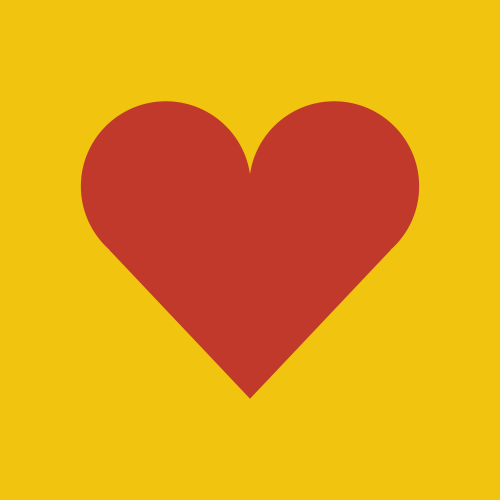
Frame 1 (no input)
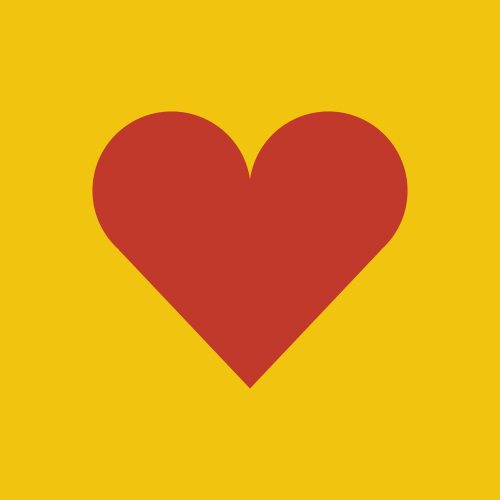
Frame 60 (the mouse pressed at the canvas centre just before this capture)
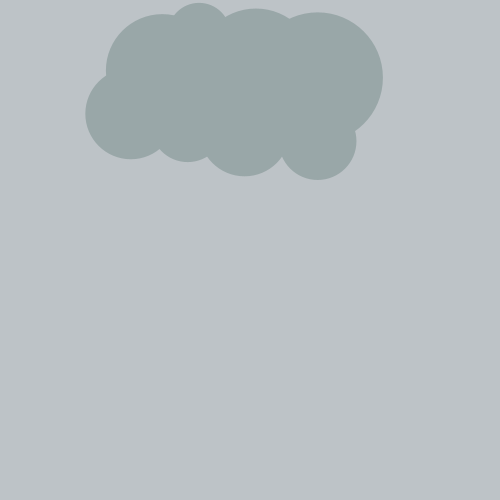
Frame 120 (the mouse held since frame 60 and released just before this capture)

The Processing sketch that drew these frames (run headless with seeded random() and noise(); from frame 60 on, the mouse is pressed at the canvas centre):

// Processing sketch: processing_172198
// ── processing_172198.pde

float schiggi =0;
float schwerkraft = 0.02;
float pickachu=0;
float speed = 0;
float x = 100;
float y = 0;
float spawner = 0;

void setup() {
  size(500, 500);
  //smooth();
  colorMode(RGB, 255, 255, 255);

  noStroke();
}


void draw() {



  float brim = map(sin(schiggi), -1, 1, 0.7, 1);
  float brim1 = map(sin(schiggi), -1, 1, 0.7, 1);
  float brim2 = map(sin(pickachu), -1, 1, 0.8, 0.82);
  float brim3 = map(sin(pickachu), -1, 1, 0.7, 0.72);

  pushMatrix();
  float change = map(mouseX, 0, 500, 1, 100);
  float rgb = map(mouseX, 0, 250, 241, 189); 
  float rgb2= map(mouseX, 0, 250, 196, 195); 
  float rgb3 = map(mouseX, 0, 250, 15, 199); 
  background(rgb, rgb2, rgb3);
  popMatrix();


  pushMatrix();
  float herzrgb1 = map(mouseX, 0, 250, 192, 149); 
  float herzrgb2= map(mouseX, 0, 250, 57, 165); 
  float herzrgb3 = map(mouseX, 0, 250, 43, 166);
  translate(width/2, height/2);
  scale(brim);

  if (brim>=0.95) {
    scale(brim1);
  }

  fill(herzrgb1, herzrgb2, herzrgb3);

  triangle(0, 175, -165.5, 0, 165.5, 0);

  ellipseMode(CENTER);
  rectMode(CENTER);
  rect(0, 0, 100, 150);
  ellipse(99, -75, 200, 200);
  ellipse(-99, -75, 200, 200);
  popMatrix();


  println( sin(schiggi) );
  schiggi +=0.06;
  println(sin(pickachu));
  pickachu +=0.03;


  pushMatrix();
  float bgfarbe1 = map(mouseX, 250, 500, 189, 44);
  float bgfarbe2 = map(mouseX, 250, 500, 195, 62);
  float bgfarbe3 = map(mouseX, 250, 500, 199, 80);


  if (mouseX >= 250) {
    background(bgfarbe1, bgfarbe2, bgfarbe3);
  }
  popMatrix();
  pushMatrix();
  if (mouseX >= 400) {
    fill(0, 0, 0, 50);
    textSize(25);
    text ("Klicken", 410, 490);
  }
  popMatrix();
  //Tutoren fragen!!!
  pushMatrix();
  fill(0);
  float bewegung = map(sin(pickachu), -1, 1, -100, 350);
  float bewegung2 = map(sin(pickachu), 1, -1, 100, 100);


  if (mouseX >= 250 && (mouseButton == LEFT)) {
  
    
    for (int spawn=0; spawn<20; spawn++)
    {
      pushMatrix();
      
      fill(41, 128, 185);
      translate(sin(spawner+spawn)*35, 100-spawn*50);
      ellipseMode(CENTER);  
      //ellipse(340, y-10, 10, 10);
      ellipse(140, y+10, 10, 10);
      //ellipse(160, y-10, 10, 10);
      ellipse(180, y-10, 10, 10);
      //ellipse(200, y-10, 10, 10);
      ellipse(220, y+10, 10, 10);
      //ellipse(240, y-10, 10, 10);
      ellipse(260, y-10, 10, 10);
      //ellipse(280, y-10, 10, 10);
      ellipse(300, y+10, 10, 10);
       //ellipse(320, y-10, 10, 10);
 popMatrix();
    }
    spawner +=0.01;
  
    y = y + speed;
    speed = speed + schwerkraft;

 }
 
  
  popMatrix();
if (speed >= 3){
  speed = 3;} 

if (y >= height) {
  y = 0;}
  pushMatrix();

  float heartfarbe1 = map(mouseX, 240, 500, 149, 263);
  float heartfarbe2 = map(mouseX, 240, 500, 165, 240);
  float heartfarbe3 = map(mouseX, 240, 500, 166, 241);
  //float hue = map (mouseX,200,250 , 0,100);

  if (mouseX >= 250) {

    fill(bgfarbe1, bgfarbe2, bgfarbe3);

    rect(0, 0, 1000, 200);
    fill(heartfarbe1, heartfarbe2, heartfarbe3);
    ellipseMode(CENTER);
    scale(brim3);
    ellipse(230, 100, 160, 160);
    ellipse(450, 110, 185, 185);
    ellipse(450, 200, 110, 110);
    scale(brim2);
    ellipse(350, 60, 110, 110);
    ellipse(450, 120, 210, 210);
    ellipse(230, 200, 160, 160);
    ellipse(330, 220, 130, 130);
    ellipse(430, 230, 160, 160);
    //rect(0,0,500,500);
  }
  popMatrix();
}
